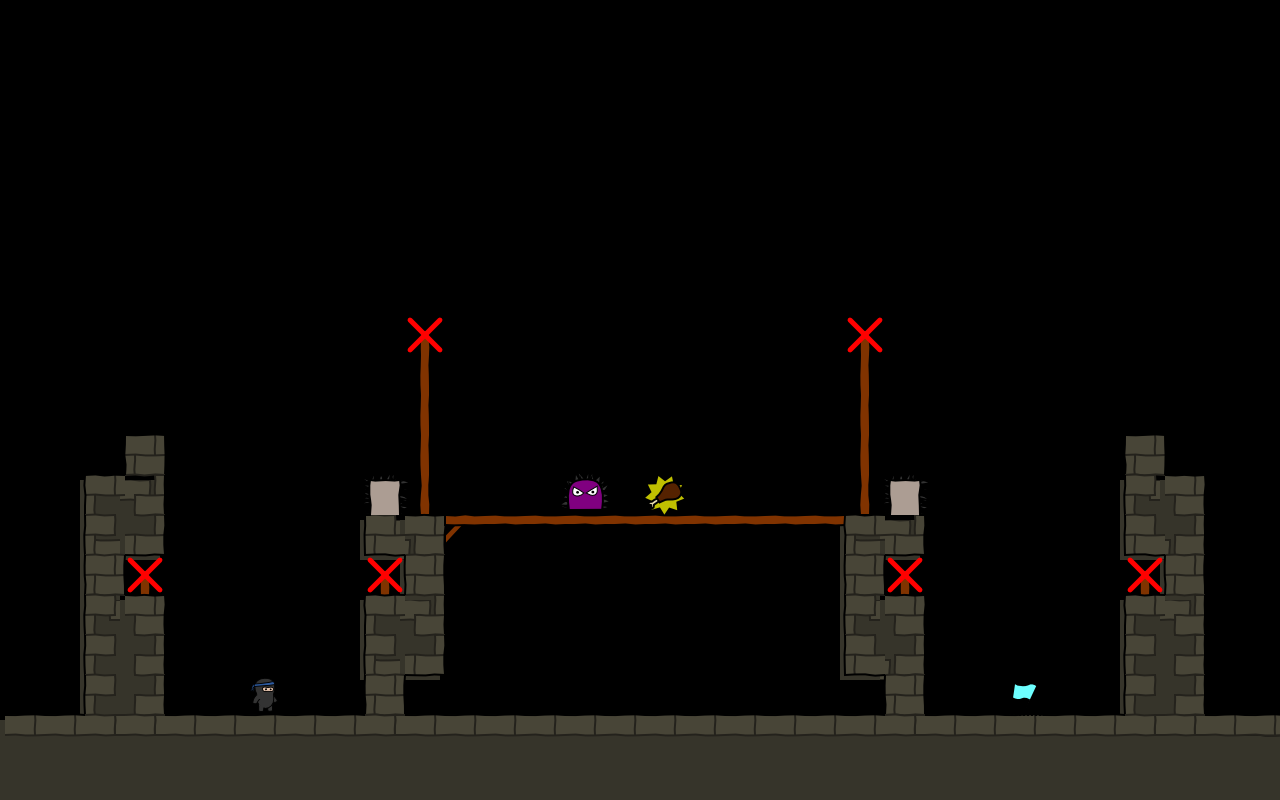

The image is a tile-based game level rendered from a .tmx file. Its description and complete source (layers, tilesets, objects, tile grids) follow:
An orthogonal 32x20 tile map with 40x40 px tiles, 4 tile layers (bg, walls, objects, fg), 3 tilesets.

<map version="1.0" orientation="orthogonal" width="32" height="20" tilewidth="40" tileheight="40">
 <tileset firstgid="1" name="world1" tilewidth="50" tileheight="50">
  <image source="world3.png" width="400" height="400" />
 </tileset>
 <tileset firstgid="65" name="objectpalette" tilewidth="50" tileheight="50">
  <image source="objectpalette.png" width="400" height="500" />
 </tileset>
 <tileset firstgid="145" name="background" tilewidth="40" tileheight="40">
  <image source="background3.png" width="320" height="600" />
 </tileset>
 <layer name="bg" width="32" height="20">
  <data encoding="csv">
0,0,0,0,0,0,0,0,0,0,0,0,0,0,0,0,0,0,0,0,0,0,0,0,0,0,0,0,0,0,0,0,
0,0,0,0,0,0,0,0,0,0,0,0,0,0,0,0,0,0,0,0,0,0,0,0,0,0,0,0,0,0,0,0,
0,0,0,0,0,0,0,0,0,0,0,0,0,0,0,0,0,0,0,0,0,0,0,0,0,0,0,0,0,0,0,0,
0,0,0,0,0,0,0,0,0,0,0,0,0,0,0,0,0,0,0,0,0,0,0,0,0,0,0,0,0,0,0,0,
0,0,0,0,0,0,0,0,0,0,0,0,0,0,0,0,0,0,0,0,0,0,0,0,0,0,0,0,0,0,0,0,
0,0,0,0,0,0,0,0,0,0,0,0,0,0,0,0,0,0,0,0,0,0,0,0,0,0,0,0,0,0,0,0,
0,0,0,0,0,0,0,0,0,0,0,0,0,0,0,0,0,0,0,0,0,0,0,0,0,0,0,0,0,0,0,0,
0,0,0,0,0,0,0,0,0,0,0,0,0,0,0,0,0,0,0,0,0,0,0,0,0,0,0,0,0,0,0,0,
0,0,0,0,0,0,0,0,0,0,0,0,0,0,0,0,0,0,0,0,0,0,0,0,0,0,0,0,0,0,0,0,
0,0,0,0,0,0,0,0,0,0,0,0,0,0,0,0,0,0,0,0,0,0,0,0,0,0,0,0,0,0,0,0,
0,0,0,0,0,0,0,0,0,0,0,0,0,0,0,0,0,0,0,0,0,0,0,0,0,0,0,0,0,0,0,0,
0,0,0,0,0,0,0,0,0,0,0,0,0,0,0,0,0,0,0,0,0,0,0,0,0,0,0,0,0,0,0,0,
0,0,173,188,0,0,0,0,0,0,0,0,0,0,0,0,0,0,0,0,0,0,0,0,0,0,0,0,187,173,0,0,
0,0,177,173,0,0,0,0,0,187,186,0,0,0,0,0,0,0,0,0,0,177,188,0,0,0,0,0,173,186,0,0,
0,0,173,0,0,0,0,0,0,0,173,0,0,0,0,0,0,0,0,0,0,173,0,0,0,0,0,0,0,173,0,0,
0,0,187,173,0,0,0,0,0,173,188,0,0,0,0,0,0,0,0,0,0,187,173,0,0,0,0,0,173,188,0,0,
0,0,173,173,0,0,0,0,0,177,173,0,0,0,0,0,0,0,0,0,0,173,186,0,0,0,0,0,173,173,0,0,
0,0,173,173,0,0,0,0,0,0,0,0,0,0,0,0,0,0,0,0,0,0,0,0,0,0,0,0,173,173,0,0,
173,173,173,173,173,173,173,173,173,173,173,173,173,173,173,173,173,173,173,173,173,173,173,173,173,173,173,173,173,173,173,173,
173,173,173,173,173,173,173,173,173,173,173,173,173,173,173,173,173,173,173,173,173,173,173,173,173,173,173,173,173,173,173,173
</data>
 </layer>
 <layer name="walls" width="32" height="20">
  <data encoding="csv">
0,0,0,0,0,0,0,0,0,0,0,0,0,0,0,0,0,0,0,0,0,0,0,0,0,0,0,0,0,0,0,0,
0,0,0,0,0,0,0,0,0,0,0,0,0,0,0,0,0,0,0,0,0,0,0,0,0,0,0,0,0,0,0,0,
0,0,0,0,0,0,0,0,0,0,0,0,0,0,0,0,0,0,0,0,0,0,0,0,0,0,0,0,0,0,0,0,
0,0,0,0,0,0,0,0,0,0,0,0,0,0,0,0,0,0,0,0,0,0,0,0,0,0,0,0,0,0,0,0,
0,0,0,0,0,0,0,0,0,0,0,0,0,0,0,0,0,0,0,0,0,0,0,0,0,0,0,0,0,0,0,0,
0,0,0,0,0,0,0,0,0,0,0,0,0,0,0,0,0,0,0,0,0,0,0,0,0,0,0,0,0,0,0,0,
0,0,0,0,0,0,0,0,0,0,0,0,0,0,0,0,0,0,0,0,0,0,0,0,0,0,0,0,0,0,0,0,
0,0,0,0,0,0,0,0,0,0,0,0,0,0,0,0,0,0,0,0,0,0,0,0,0,0,0,0,0,0,0,0,
0,0,0,0,0,0,0,0,0,0,41,0,0,0,0,0,0,0,0,0,0,41,0,0,0,0,0,0,0,0,0,0,
0,0,0,0,0,0,0,0,0,0,49,0,0,0,0,0,0,0,0,0,0,49,0,0,0,0,0,0,0,0,0,0,
0,0,0,0,0,0,0,0,0,0,49,0,0,0,0,0,0,0,0,0,0,49,0,0,0,0,0,0,0,0,0,0,
0,0,0,12,0,0,0,0,0,0,49,0,0,0,0,0,0,0,0,0,0,49,0,0,0,0,0,0,12,0,0,0,
0,0,9,19,0,0,0,0,0,0,57,0,0,0,0,0,0,0,0,0,0,57,0,0,0,0,0,0,17,11,0,0,
0,0,17,27,0,0,0,0,0,25,11,6,7,7,7,7,7,7,7,7,7,9,27,0,0,0,0,0,25,19,0,0,
0,0,20,41,0,0,0,0,0,41,20,0,0,0,0,0,0,0,0,0,0,20,41,0,0,0,0,0,41,20,0,0,
0,0,17,11,0,0,0,0,0,9,19,0,0,0,0,0,0,0,0,0,0,17,11,0,0,0,0,0,9,19,0,0,
0,0,17,19,0,0,0,0,0,17,27,0,0,0,0,0,0,0,0,0,0,25,19,0,0,0,0,0,17,19,0,0,
0,0,17,19,0,0,0,0,0,20,0,0,0,0,0,0,0,0,0,0,0,0,20,0,0,0,0,0,17,19,0,0,
10,10,32,32,10,10,10,10,10,32,10,10,10,10,10,10,10,10,10,10,10,10,32,10,10,10,10,10,32,32,10,10,
0,0,0,0,0,0,0,0,0,0,0,0,0,0,0,0,0,0,0,0,0,0,0,0,0,0,0,0,0,0,0,0
</data>
 </layer>
 <layer name="objects" width="32" height="20">
  <data encoding="csv">
0,0,0,0,0,0,0,0,0,0,0,0,0,0,0,0,0,0,0,0,0,0,0,0,0,0,0,0,0,0,0,0,
0,0,0,0,0,0,0,0,0,0,0,0,0,0,0,0,0,0,0,0,0,0,0,0,0,0,0,0,0,0,0,0,
0,0,0,0,0,0,0,0,0,0,0,0,0,0,0,0,0,0,0,0,0,0,0,0,0,0,0,0,0,0,0,0,
0,0,0,0,0,0,0,0,0,0,0,0,0,0,0,0,0,0,0,0,0,0,0,0,0,0,0,0,0,0,0,0,
0,0,0,0,0,0,0,0,0,0,0,0,0,0,0,0,0,0,0,0,0,0,0,0,0,0,0,0,0,0,0,0,
0,0,0,0,0,0,0,0,0,0,0,0,0,0,0,0,0,0,0,0,0,0,0,0,0,0,0,0,0,0,0,0,
0,0,0,0,0,0,0,0,0,0,0,0,0,0,0,0,0,0,0,0,0,0,0,0,0,0,0,0,0,0,0,0,
0,0,0,0,0,0,0,0,0,0,0,0,0,0,0,0,0,0,0,0,0,0,0,0,0,0,0,0,0,0,0,0,
0,0,0,0,0,0,0,0,0,0,72,0,0,0,0,0,0,0,0,0,0,72,0,0,0,0,0,0,0,0,0,0,
0,0,0,0,0,0,0,0,0,0,0,0,0,0,0,0,0,0,0,0,0,0,0,0,0,0,0,0,0,0,0,0,
0,0,0,0,0,0,0,0,0,0,0,0,0,0,0,0,0,0,0,0,0,0,0,0,0,0,0,0,0,0,0,0,
0,0,0,0,0,0,0,0,0,0,0,0,0,0,0,0,0,0,0,0,0,0,0,0,0,0,0,0,0,0,0,0,
0,0,0,0,0,0,0,0,0,108,0,0,0,0,73,0,78,0,0,0,0,0,108,0,0,0,0,0,0,0,0,0,
0,0,0,0,0,0,0,0,0,0,0,0,0,0,0,0,0,0,0,0,0,0,0,0,0,0,0,0,0,0,0,0,
0,0,0,72,0,0,0,0,0,72,0,0,0,0,0,0,0,0,0,0,0,0,72,0,0,0,0,0,72,0,0,0,
0,0,0,0,0,0,0,0,0,0,0,0,0,0,0,0,0,0,0,0,0,0,0,0,0,0,0,0,0,0,0,0,
0,0,0,0,0,0,0,0,0,0,0,0,0,0,0,0,0,0,0,0,0,0,0,0,0,0,0,0,0,0,0,0,
0,0,0,0,0,0,65,0,0,0,0,0,0,0,0,0,0,0,0,0,0,0,0,0,0,66,0,0,0,0,0,0,
0,0,0,0,0,0,0,0,0,0,0,0,0,0,0,0,0,0,0,0,0,0,0,0,0,0,0,0,0,0,0,0,
0,0,0,0,0,0,0,0,0,0,0,0,0,0,0,0,0,0,0,0,0,0,0,0,0,0,0,0,0,0,0,0
</data>
 </layer>
 <layer name="fg" width="32" height="20">
  <data encoding="csv">
0,0,0,0,0,0,0,0,0,0,0,0,0,0,0,0,0,0,0,0,0,0,0,0,0,0,0,0,0,0,0,0,
0,0,0,0,0,0,0,0,0,0,0,0,0,0,0,0,0,0,0,0,0,0,0,0,0,0,0,0,0,0,0,0,
0,0,0,0,0,0,0,0,0,0,0,0,0,0,0,0,0,0,0,0,0,0,0,0,0,0,0,0,0,0,0,0,
0,0,0,0,0,0,0,0,0,0,0,0,0,0,0,0,0,0,0,0,0,0,0,0,0,0,0,0,0,0,0,0,
0,0,0,0,0,0,0,0,0,0,0,0,0,0,0,0,0,0,0,0,0,0,0,0,0,0,0,0,0,0,0,0,
0,0,0,0,0,0,0,0,0,0,0,0,0,0,0,0,0,0,0,0,0,0,0,0,0,0,0,0,0,0,0,0,
0,0,0,0,0,0,0,0,0,0,0,0,0,0,0,0,0,0,0,0,0,0,0,0,0,0,0,0,0,0,0,0,
0,0,0,0,0,0,0,0,0,0,0,0,0,0,0,0,0,0,0,0,0,0,0,0,0,0,0,0,0,0,0,0,
0,0,0,0,0,0,0,0,0,0,0,0,0,0,0,0,0,0,0,0,0,0,0,0,0,0,0,0,0,0,0,0,
0,0,0,0,0,0,0,0,0,0,0,0,0,0,0,0,0,0,0,0,0,0,0,0,0,0,0,0,0,0,0,0,
0,0,0,0,0,0,0,0,0,0,0,0,0,0,0,0,0,0,0,0,0,0,0,0,0,0,0,0,0,0,0,0,
0,0,0,0,0,0,0,0,0,0,0,0,0,0,0,0,0,0,0,0,0,0,0,0,0,0,0,0,0,0,0,0,
0,0,0,0,0,0,0,0,0,0,0,0,0,0,0,0,0,0,0,0,0,0,0,0,0,0,0,0,0,0,0,0,
0,0,0,0,0,0,0,0,0,0,0,0,0,0,0,0,0,0,0,0,0,0,0,0,0,0,0,0,0,0,0,0,
0,0,0,0,0,0,0,0,0,0,0,0,0,0,0,0,0,0,0,0,0,0,0,0,0,0,0,0,0,0,0,0,
0,0,0,0,0,0,0,0,0,0,0,0,0,0,0,0,0,0,0,0,0,0,0,0,0,0,0,0,0,0,0,0,
0,0,0,0,0,0,0,0,0,0,0,0,0,0,0,0,0,0,0,0,0,0,0,0,0,0,0,0,0,0,0,0,
0,0,0,0,0,0,0,0,0,0,0,0,0,0,0,0,0,0,0,0,0,0,0,0,0,0,0,0,0,0,0,0,
0,0,0,0,0,0,0,0,0,0,0,0,0,0,0,0,0,0,0,0,0,0,0,0,0,0,0,0,0,0,0,0,
0,0,0,0,0,0,0,0,0,0,0,0,0,0,0,0,0,0,0,0,0,0,0,0,0,0,0,0,0,0,0,0
</data>
 </layer>
</map>
